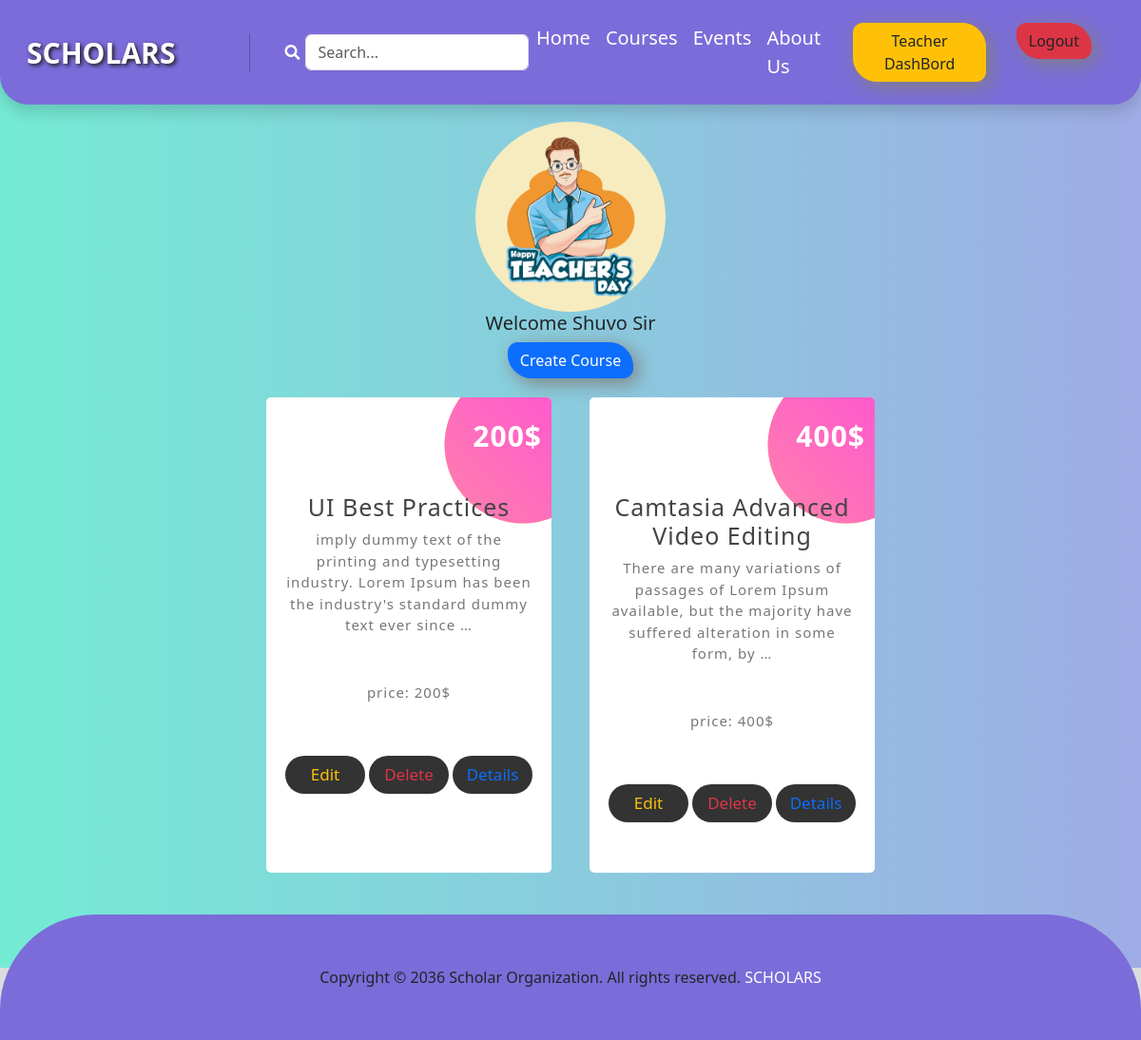
/course/teacher/ (signed in), run on an earlier commit of the app's database.
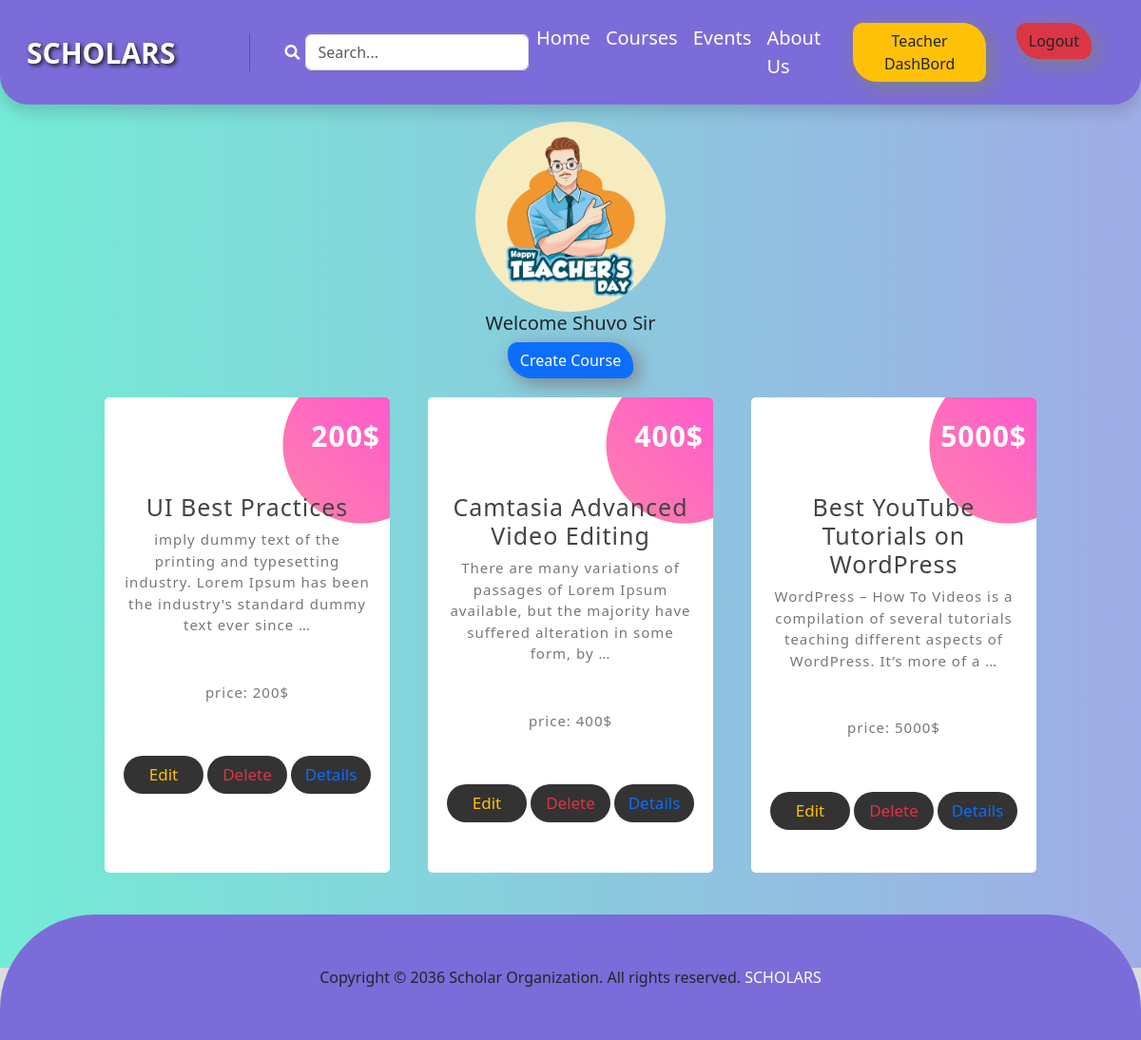
And on a later commit of the database.
### Course/models.py (models this page shows, shortened)
class AddCourse(models.Model):
    teacher = models.ForeignKey(User, on_delete=models.CASCADE,related_name='teacher' )
    Course_Title  = models.CharField(max_length=100)
    price = models.DecimalField(max_digits=10, decimal_places=0 , null=True)
    Content = models.TextField()
    Type = models.ForeignKey(Type,on_delete=models.CASCADE)
    image = models.ImageField(upload_to='Course/media/uploads/', blank = True, null = True)

### Course/views.py (the view)
# urls.py: path('teacher/',views.TeacherDashBoardView.as_view(),name='teacher'),
class TeacherDashBoardView(View):
    template_name = 'TeacherDashboard.html'
    def get(self, request, category_slug=None):
        data = models.AddCourse.objects.filter(teacher=request.user)
        categories = models.Type.objects.all()
        if category_slug is not None:
            category = models.Type.objects.get(slug=category_slug)
            data = data.filter(Type=category)
        return render(request, self.template_name, {"data": data, "categories": categories})

### Course/templates/TeacherDashboard.html
{% extends "base.html" %}
{% load static %}
{% block content %}
<section class='teacher_container hightContainer'>
<div class='pt-5'>
    <div class='d-flex justify-content-center'>
        <img class='teacher-logo' src="{% static "img/teacher.jpg" %}" alt="">
    </div>
    <h5 class='text-center'>Welcome {{user.first_name}} Sir</h5>
    <div  class='d-flex justify-content-center'>
        <button class='btn-style btn btn-primary'><a class='text-decoration-none text-white' href="{% url "addCourse" %}">Create Course</a></button>
    </div>
    <div class="Card_container">
        {% for i in data %}
        <div class="box">
            <h3>{{i.Course_Title}}</h3>
            <p class="">{{i.Content|truncatewords:20}}</p>
            <p class=" mt-5">price: {{i.price}}$</p>
            <div class='d-flex justify-content-center  gap-1'>
                <button><a class='text-decoration-none text-warning' href="{% url "edit" i.id%}">Edit</a></button>
                <button ><a  class='text-decoration-none text-danger' href="{% url "delete" i.id%}">Delete</a></button>
                <button><a class='text-decoration-none' href="{% url "details_view" i.id%}">Details</a></button>
            </div>
            <span class='count'>{{i.price}}$</span>
          </div>
        {% endfor %}
      </div>
</div>
</section>
{% endblock content %}

What changed in the data, as far as the page shows it:
added AddCourse: Course_Title "Best YouTube Tutorials on WordPress", Content "WordPress – How To Videos is a compilation of several tutorials teaching different aspects of WordPress. It’s more of a …", price "5000"
